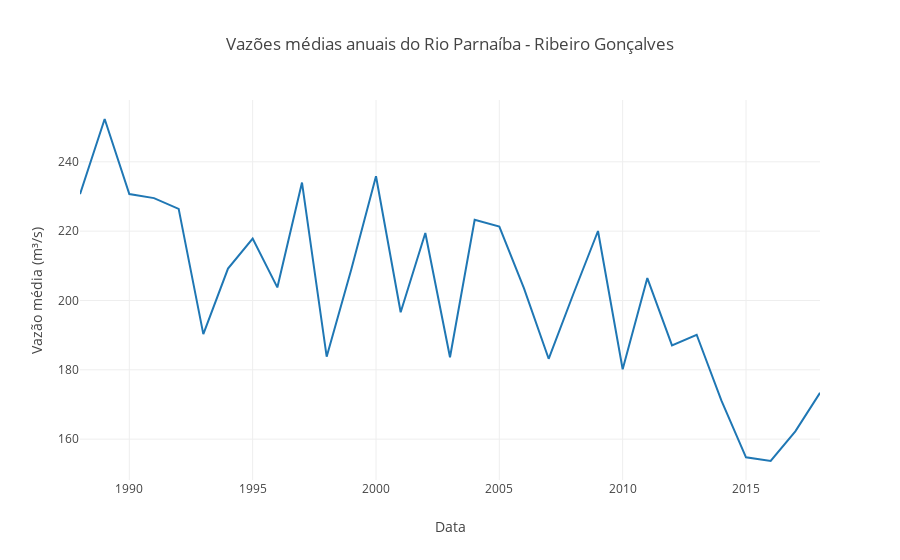

Here is the notebook cell this chart was saved with:
### Code cell
temp_ts  = ts.groupby(['year']).mean()['vazao']

trace = go.Scatter(x = temp_ts.index, y = temp_ts.values, name = 'Medias')

trace_moving_avg = go.Scatter(x = x, y = running_mean(y), name = 'Média móvel (neighbors)')
tendencia = go.Scatter()

layout = go.Layout(title = 'Vazões médias anuais do Rio Parnaíba - Ribeiro Gonçalves',
                   xaxis = dict(title = 'Data'),
                   yaxis = dict(title = 'Vazão média (m³/s)'))

fig = go.Figure(data = [trace], layout = layout)#, trace_moving_avg, trace_moving_avg2

pyo.iplot(fig, 'vazoes.html', config = dict(showLink = False))

### Figure 1 — Plotly figure (JSON) as saved in the notebook; plotly's stock layout.template omitted (floating-point values rounded to 4 significant figures)
{"data": [{"name": "Medias", "type": "scatter", "uid": "6f5e96d8-cc07-4d2d-8f3b-f72221c8f102", "x": [1988, 1989, 1990, 1991, 1992, 1993, 1994, 1995, 1996, 1997, 1998, 1999, 2000, 2001, 2002, 2003, 2004, 2005, 2006, 2007, 2008, 2009, 2010, 2011, 2012, 2013, 2014, 2015, 2016, 2017, 2018], "y": [230.7, 252.3, 230.7, 229.5, 226.4, 190.3, 209.2, 217.8, 203.8, 234.0, 183.8, 209.0, 235.8, 196.6, 219.4, 183.6, 223.3, 221.3, 203.5, 183.2, 201.9, 220.0, 180.2, 206.5, 187.0, 190.1, 171.2, 154.8, 153.7, 162.2, 173.4]}], "layout": {"title": {"text": "Vazões médias anuais do Rio Parnaíba - Ribeiro Gonçalves"}, "xaxis": {"title": {"text": "Data"}}, "yaxis": {"title": {"text": "Vazão média (m³/s)"}}}}
